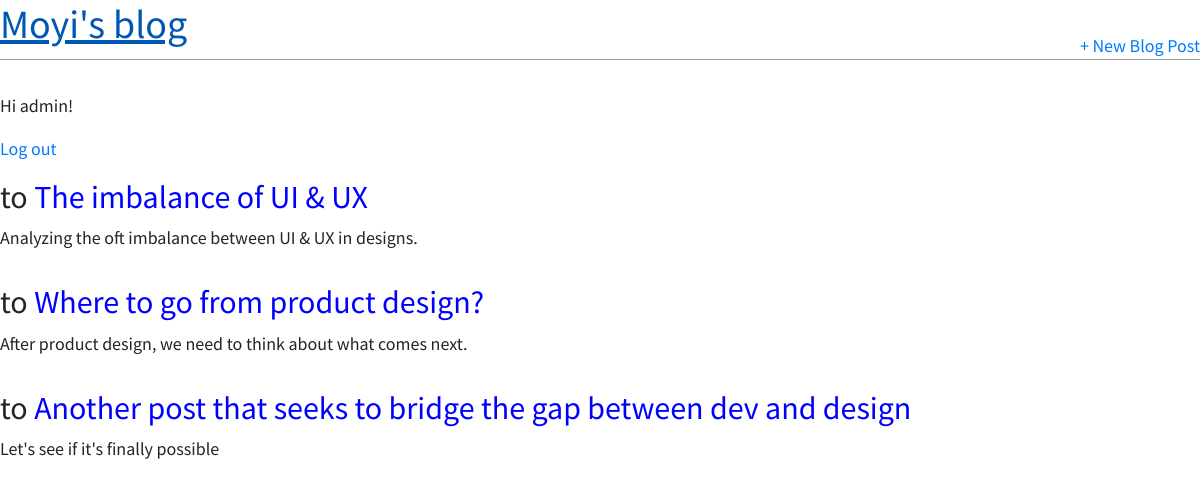
The app's page / (signed in) with its own data.
### blog/models.py (models this page shows, shortened)
class Post(models.Model):
  title = models.CharField(max_length=200)
  author = models.ForeignKey('auth.User',on_delete=models.CASCADE,)
  body = models.TextField()

### blog/views.py (the view)
# urls.py: path('', BlogListView.as_view(), name='home'),
class BlogListView(ListView):
  model = Post
  template_name = 'home.html'

### templates/home.html
{% extends 'base.html' %}
{% block content %}
  {% for post in object_list %}
    <div class="post-entry">
      <h2>to <a href="{% url 'post_detail' post.pk %}">{{ post.title }}</a></h2>
      <p>{{ post.body }}</p>
    </div>
  {% endfor %}
{% endblock content %}

### templates/base.html (shortened to what this page needs)
{% load static %}
<html>
<head>
<link href="https://stackpath.bootstrapcdn.com/bootstrap/4.4.1/css/bootstrap.min.css" rel="stylesheet">
<link href="{% static 'css/base.css' %}" rel="stylesheet">
</head>
<body>
<div>
<header>
<div class="nav-left">
<h1><a href="{% url 'home' %}">Moyi's blog</a></h1>
</div>
<div class="nav-right">
<a href="{% url 'post_new' %}">+ New Blog Post</a>
</div>
</header>
{% if user.is_authenticated %}
<p>Hi {{ user.username }}!</p>
<p><a href="{% url 'logout' %}">Log out</a></p>
{% else %}
<p>You are not logged in.</p>
<a href="{% url 'login' %}">Log In</a>
{% endif %}
{% block content %}
{% endblock content %}
</div>
</body>
</html>

### static/css/base.css (style rules this page uses)
body { font-family: "Source Sans Pro", sans-serif; font-size: 18px; }
header { border-bottom: 1px solid #999; margin-bottom: 2rem; display: flex; }
header h1 a { color: red; text-decoration: none; }
.nav-left { margin-right: auto; }
.nav-right { display: flex; padding-top: 2rem; }
.post-entry { margin-bottom: 2rem; }
.post-entry h2 { margin: 0.5rem 0; }
.post-entry h2 a, .post-entry h2 a:visited { color: blue; text-decoration: none; }
.post-entry p { margin: 0; font-weight: 400; }

### records on screen
Post: title "The imbalance of UI & UX", body "Analyzing the oft imbalance between UI & UX in designs."
Post: title "Where to go from product design?", body "After product design, we need to think about what comes next."
Post: title "Another post that seeks to bridge the gap between dev and design", body "Let's see if it's finally possible"

### other values on screen
{{ user.username }} "admin"
